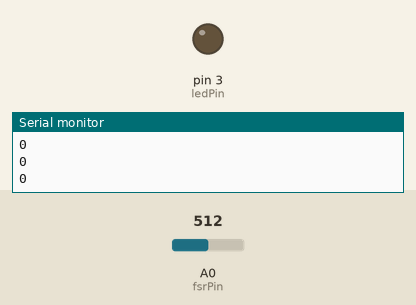
Recording of a sketch running on a simulated Arduino Uno, built with avr-gcc and run on an emulated ATmega328P. Shown: output pins drawn as LEDs (lit = HIGH), the last lines printed to the serial monitor. The inputs (shaded band) are chosen by the test bench; at power-on: A0 (fsrPin) = 512.

Above: at 2.1 s.
2.2 s: A0 (fsrPin) set to 716
At 3.4 s:
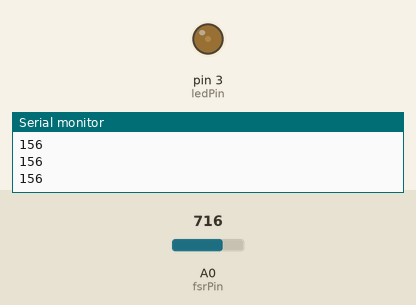
3.7 s: A0 (fsrPin) set to 900
At 4.2 s:
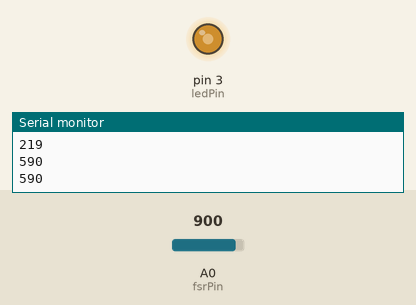
5.3 s: A0 (fsrPin) set to 1023
At 6.2 s:
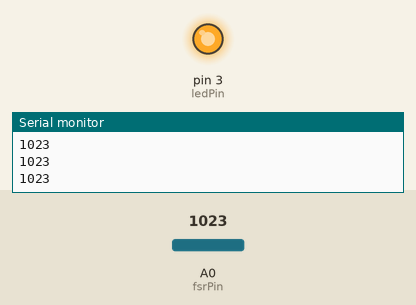
Timing chart, 0 to 8.3 s (numbered marks = the images above; inputs shaded):
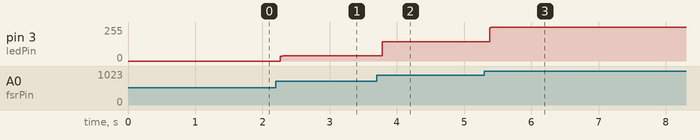

Measured:
- after the input at 2.2 s, pin 3 (ledPin): 0/255 → 38/255 after 0.06 s
- after the input at 3.7 s, pin 3 (ledPin): 38/255 → 146/255 after 0.08 s
- after the input at 5.3 s, pin 3 (ledPin): 146/255 → 254/255 after 0.08 s

The sketch:

sketch_jun1c.ino
```cpp
// ==========================================
// IPC Team 專題前端：定時定量平均值輸出系統（含範圍自動放大版）
// ==========================================

const int fsrPin = A0;      // 壓力感測器接在類比腳位 A0
const int ledPin = 3;       // 單色 LED 接在數位腳位 3 (支援 PWM)

// --- 感測降敏參數（可依手感微調）---
const int DEADZONE = 22;          // 小於此範圍的變化視為雜訊
const float RESPONSE_GAMMA = 1.9; // >1 越大代表越不敏感（更不易衝高）
const float LED_SMOOTH_ALPHA = 0.20;

// --- 時間窗口控制參數 ---
unsigned long lastLogTime = 0;     // 記錄上一次發送數據的時間
const unsigned long interval = 200; // 每 0.2 秒輸出一次平均值，降低畫面延遲

// --- 取樣累加變數 ---
long sampleTotal = 0;       // 用來累加這 1 秒內所有讀取到的數值
int sampleCount = 0;        // 記錄這 1 秒內到底讀取了幾次

int baseline = 0;           // 開機時自動校正的基準值
float ledFiltered = 0.0;    // LED 顯示用 EMA 濾波

int convertRawToScaled(int raw) {
  int adjusted = raw - baseline - DEADZONE;
  if (adjusted < 0) {
    adjusted = 0;
  }

  int dynamicMax = 1023 - baseline - DEADZONE;
  if (dynamicMax < 1) {
    dynamicMax = 1;
  }

  float normalized = (float)adjusted / (float)dynamicMax;
  normalized = constrain(normalized, 0.0, 1.0);

  // 非線性壓縮：小力更平緩，大力才會接近滿分
  float curved = pow(normalized, RESPONSE_GAMMA);
  int scaled = (int)(curved * 1023.0 + 0.5);
  return constrain(scaled, 0, 1023);
}

void setup() {
  Serial.begin(9600);      // 啟動序列埠通訊
  pinMode(ledPin, OUTPUT); // LED 為輸出模式

  // 開機前 1 秒抓環境基準值，避免每塊板子的零點偏移造成過敏
  long sum = 0;
  const int calibrateCount = 220;
  for (int i = 0; i < calibrateCount; i++) {
    sum += analogRead(fsrPin);
    delay(4);
  }
  baseline = (int)(sum / calibrateCount);
}

void loop() {
  // 【步驟 1】無論何時，Arduino 都在全速讀取壓力並提供即時的 LED 視覺回饋
  int rawValue = analogRead(fsrPin);

  int scaledInstant = convertRawToScaled(rawValue);

  // LED 走低通濾波，避免一點點抖動就閃很大
  ledFiltered = (1.0 - LED_SMOOTH_ALPHA) * ledFiltered + LED_SMOOTH_ALPHA * (float)scaledInstant;
  int ledBrightness = map((int)ledFiltered, 0, 1023, 0, 255);
  ledBrightness = constrain(ledBrightness, 0, 255);
  analogWrite(ledPin, ledBrightness);

  // 【步驟 2】將這一瞬間的原始數值，累加到我們的时间窗口暫存器裡
  sampleTotal += rawValue;
  sampleCount++;

  // 【步驟 3】檢查 1 秒鐘的時間到了沒？
  unsigned long currentMillis = millis();

  if (currentMillis - lastLogTime >= interval) {
    if (sampleCount <= 0) {
      sampleCount = 1;
    }

    // 1. 計算 1 秒內的平均值，再做降敏轉換
    int finalAverage = sampleTotal / sampleCount;
    int scaledValue = convertRawToScaled(finalAverage);

    // 2. 【丟數據】將這個被軟體放大、完美的數字噴給 Vibe Coding
    Serial.println(scaledValue);

    // 3. 重置計時器與暫存器，準備計算下一個 1 秒鐘
    sampleTotal = 0;
    sampleCount = 0;
    lastLogTime = currentMillis;
  }

  delay(5);
}
```
